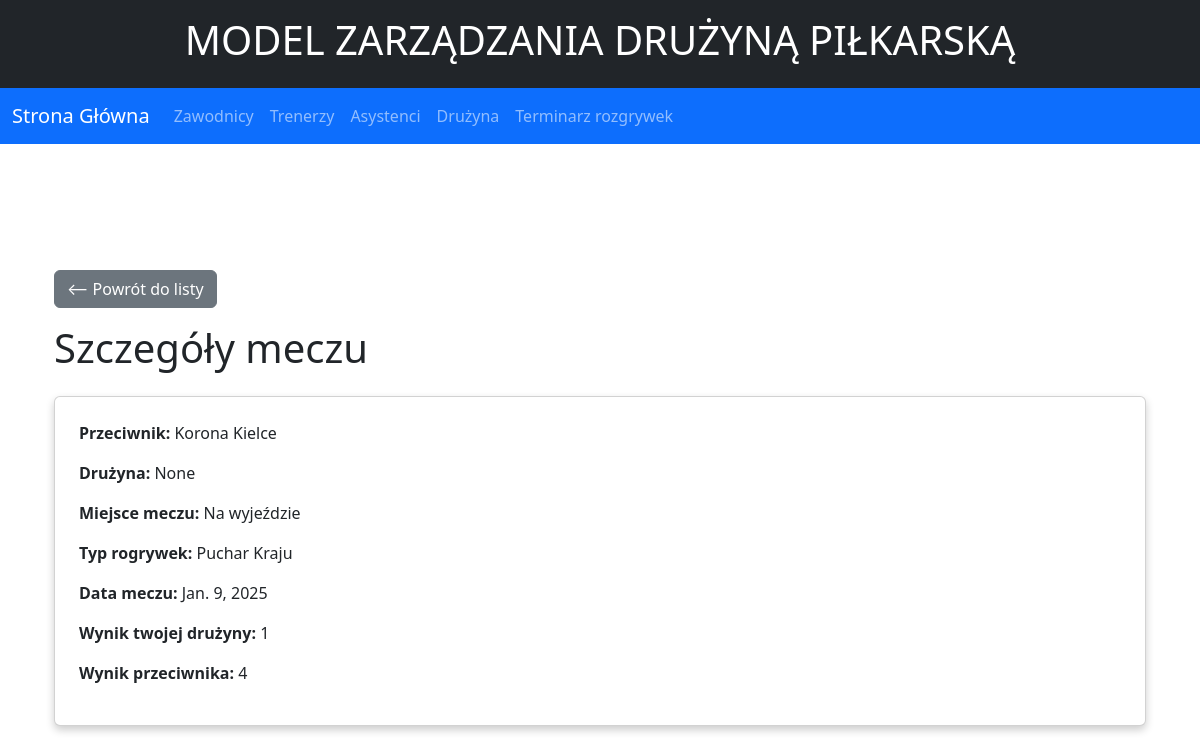
Page /game/1 on the earlier database version.
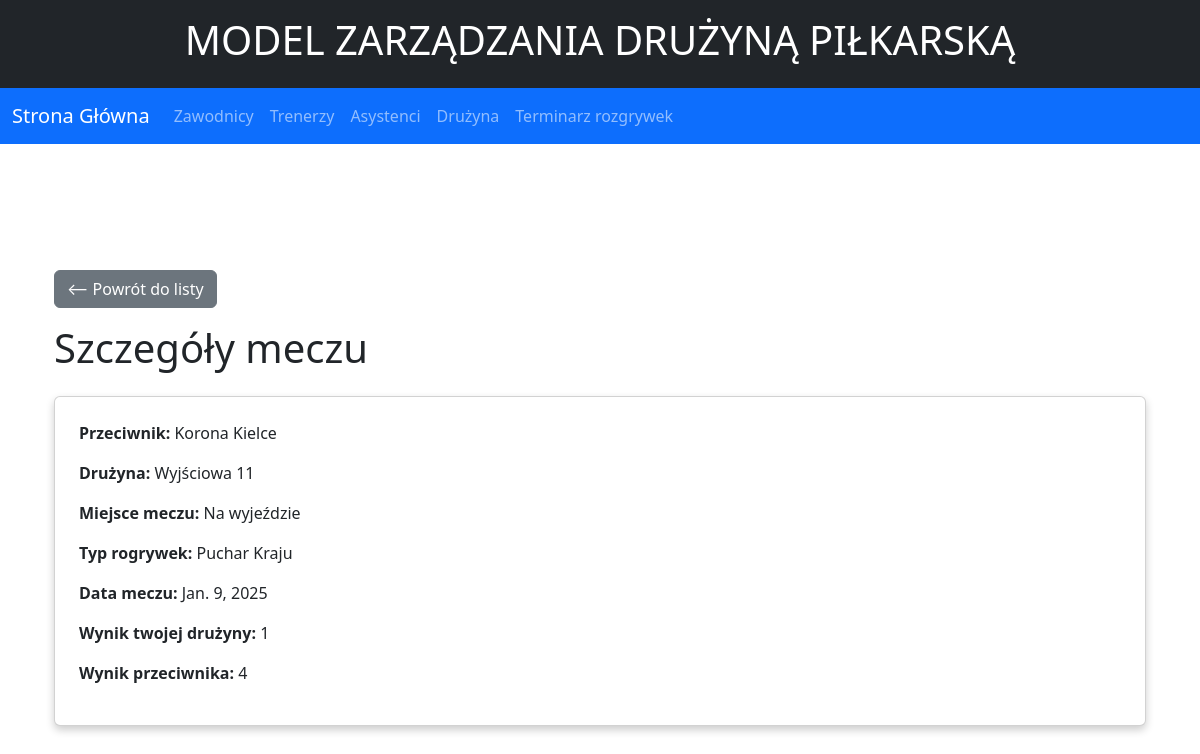
Same page on the later database version.
### Legia/models.py (models this page shows, shortened)
class Game(models.Model):
    opponent = models.CharField(max_length=50)
    team = models.ForeignKey(Team, null=True, blank=True, on_delete=models.SET_NULL)
    game_spot = models.CharField(max_length=50, choices=GAMES_SPOTS, null = True)
    game_type = models.CharField(max_length=50, choices=GAMES_TYPES, null = True)
    date = models.DateField()
    score_legia = models.CharField(max_length=50,null = True)
    score_opponent = models.CharField(max_length=50,null = True)
    class Meta:
        ordering = ['date']

class Team(models.Model):
    name = models.CharField(max_length=100, choices=TEAMS)
    capacity = models.PositiveBigIntegerField(null = True)
    def __str__(self):
        return f"{self.name}"

### Legia/views.py (the view)
# urls.py: path('game/<int:id>', views.game_detail, name='game-detail'),
def game_detail(request, id):
    try:
        game = Game.objects.get(id=id)
    except Game.DoesNotExist:
        raise Http404("Assistant not found")
    return render(request, "Legia/game/detail.html", {'game': game})

### Legia/templates/Legia/game/detail.html (shortened to what this page needs)
{% extends "Legia/base.html" %}
{% block content %}
<div class="container">
    <a href="{% url 'game-list' %}" class="btn btn-secondary mb-3">⟵ Powrót do listy</a>
    <h1 class="mb-4">Szczegóły meczu</h1>
    <div class="card p-4">
        <p><strong>Przeciwnik:</strong> {{ game.opponent }}</p>
        <p><strong>Drużyna:</strong> {{ game.team }}</p>
        <p><strong>Miejsce meczu:</strong> {{ game.game_spot }}</p>
        <p><strong>Typ rogrywek:</strong> {{ game.game_type }}</p>
        <p><strong>Data meczu:</strong> {{ game.date }}</p>
        <p><strong>Wynik twojej drużyny:</strong> {{ game.score_legia }}</p>
        <p><strong>Wynik przeciwnika:</strong> {{ game.score_opponent }}</p>
    </div>
</div>
{% endblock %}

Differences in the rows shown:
changed Game "Korona Kielce": team "None" → "Wyjściowa 11"
